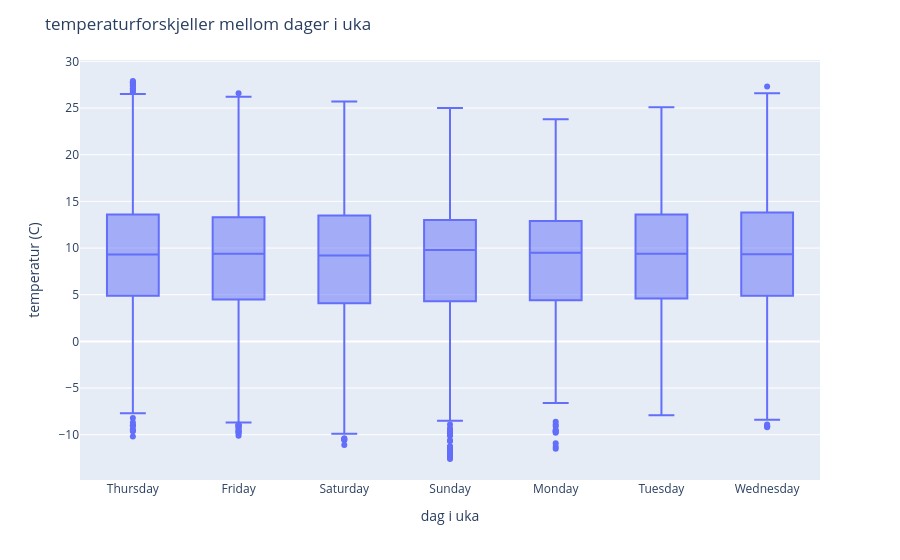

The notebook cell this image was saved under:
### Code cell
# visualiserer om været varierer særlig mellom dager i uka via boxplot
weather_df["day_of_week"] = weather_df["timestamp"].dt.day_name()

fig = px.box(weather_df, "day_of_week", "temperature")
fig.update_layout(title="temperaturforskjeller mellom dager i uka", xaxis_title="dag i uka",
                  yaxis_title="temperatur (C)")
fig.show()

### Figure 1 — Plotly figure (JSON) as saved in the notebook; plotly's stock layout.template omitted (floating-point values rounded to 4 significant figures; data arrays with more than 128 entries replaced by an {"elided": "..."} marker saying what was removed)
{"data": [{"alignmentgroup": "True", "hovertemplate": "day_of_week=%{x}<br>temperature=%{y}<extra></extra>", "legendgroup": "", "marker": {"color": "#636efa"}, "name": "", "notched": false, "offsetgroup": "", "orientation": "v", "showlegend": false, "type": "box", "x": {"elided": "7507 str values"}, "x0": " ", "xaxis": "x", "y": {"elided": "7507 float values"}, "y0": " ", "yaxis": "y"}], "layout": {"boxmode": "group", "legend": {"tracegroupgap": 0}, "margin": {"t": 60}, "title": {"text": "temperaturforskjeller mellom dager i uka"}, "xaxis": {"anchor": "y", "domain": [0, 1], "title": {"text": "dag i uka"}}, "yaxis": {"anchor": "x", "domain": [0, 1], "title": {"text": "temperatur (C)"}}}}
